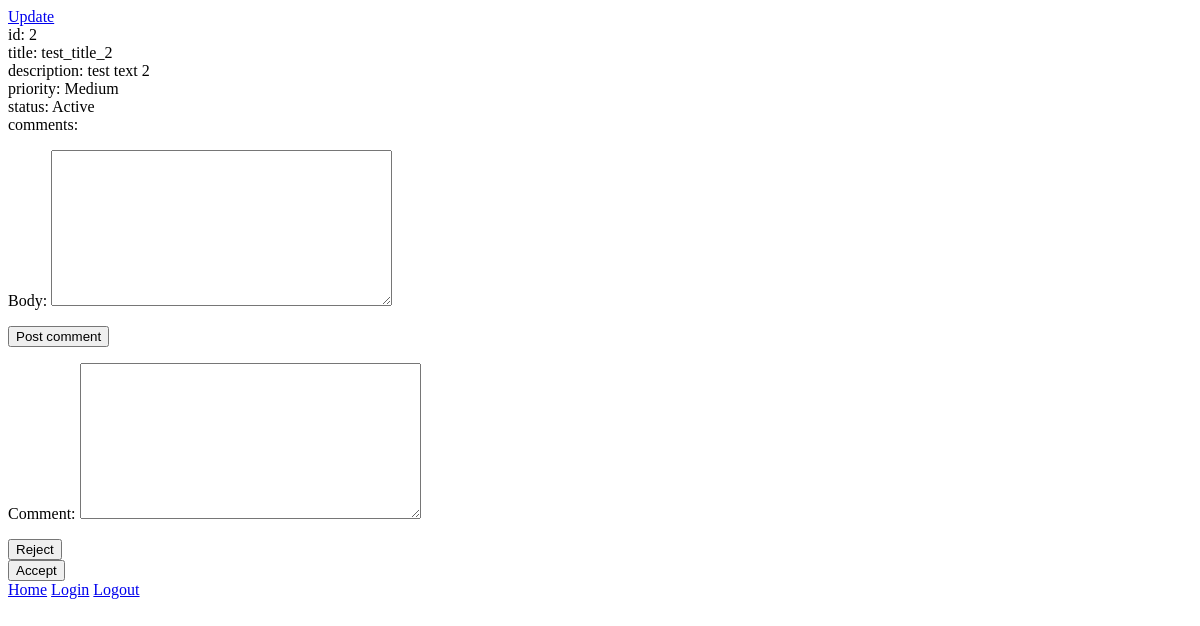
/ticket/2/ (signed in), run on an earlier commit of the app's database.
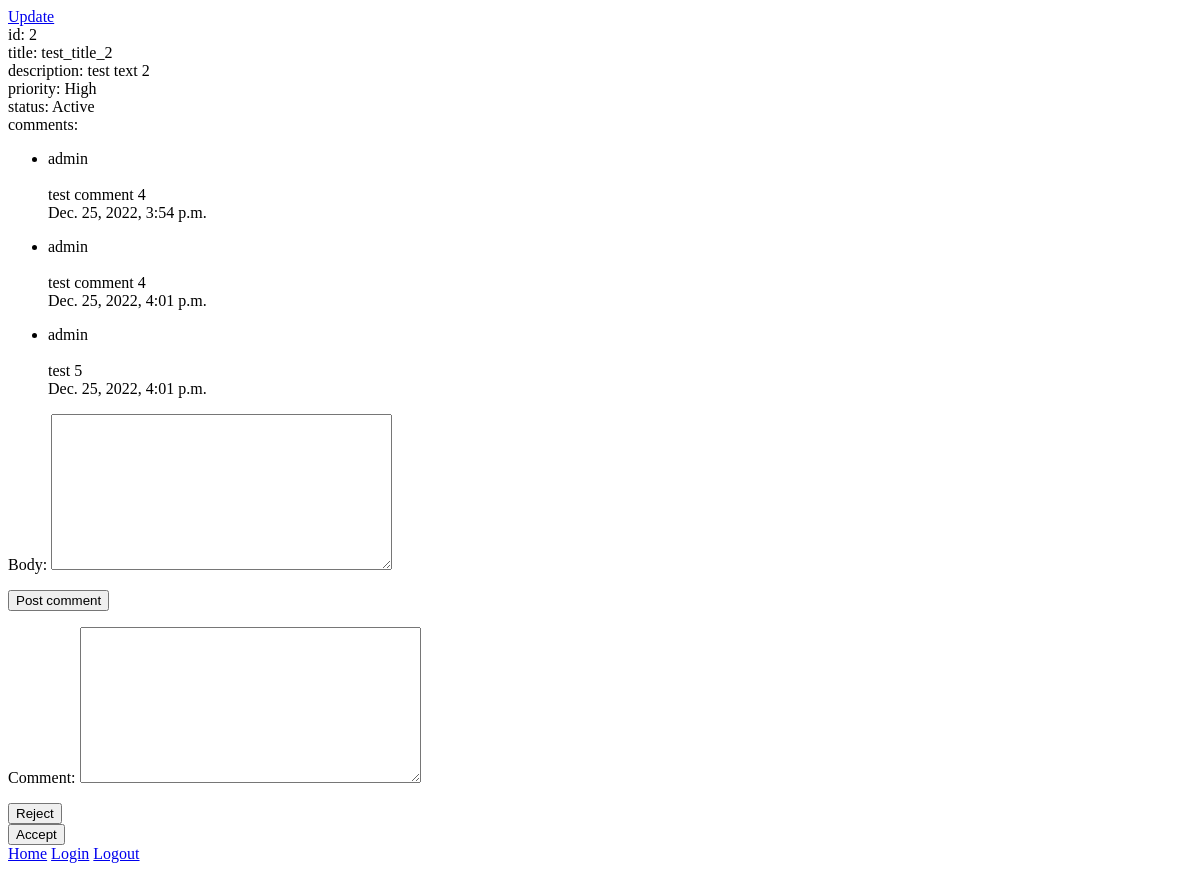
And on a later commit of the database.
### helpdesk/models.py (models this page shows, shortened)
class Ticket(models.Model):
    HIGH_PRIORITY = 1
    MEDIUM_PRIORITY = 2
    LOW_PRIORITY = 3
    PRIORITY_CHOICES = [
        (HIGH_PRIORITY, 'High'),
        (MEDIUM_PRIORITY, 'Medium'),
        (LOW_PRIORITY, 'Low'),
    ]
    ACTIVE_STATUS = 1
    PROCESSED_STATUS = 2
    REJECTED_STATUS = 3
    RESTORED_STATUS = 4
    COMPLETED_STATUS = 5
    STATUS_CHOICES = [
        (ACTIVE_STATUS, 'Active'),
        (PROCESSED_STATUS, 'Processed'),
        (REJECTED_STATUS, 'Rejected'),
        (RESTORED_STATUS, 'Restored'),
        (COMPLETED_STATUS, 'Completed'),
    ]
    user = models.ForeignKey(CustomUser, related_name='tickets', on_delete=models.CASCADE)
    title = models.CharField(max_length=100)
    description = models.TextField()
    priority = models.PositiveSmallIntegerField(choices=PRIORITY_CHOICES, default=MEDIUM_PRIORITY)
    status = models.PositiveSmallIntegerField(choices=STATUS_CHOICES, default=ACTIVE_STATUS)
    created = models.DateTimeField(auto_now_add=True)
    class Meta:
        ordering = ['created']
        verbose_name = 'ticket'
        verbose_name_plural = 'tickets'

class Comment(models.Model):
    DISCUSSION_TOPIC = 1
    REJECT_TOPIC = 2
    RESTORE_TOPIC = 3
    TOPIC_CHOICES = [
        (DISCUSSION_TOPIC, 'Discussion'),
        (REJECT_TOPIC, 'Reject'),
        (RESTORE_TOPIC, 'Restore'),
    ]
    author = models.ForeignKey(CustomUser, related_name='comments', on_delete=models.CASCADE)
    ticket = models.ForeignKey(Ticket, related_name='comments', on_delete=models.CASCADE)
    topic = models.PositiveSmallIntegerField(choices=TOPIC_CHOICES, default=DISCUSSION_TOPIC)
    body = models.TextField()
    created = models.DateTimeField(auto_now_add=True)
    class Meta:
        ordering = ['ticket', 'created']
        verbose_name = 'comment'
        verbose_name_plural = 'comments'
    def __str__(self):
        return self.body

class CustomUser(AbstractUser):
    first_name = models.CharField('first name', max_length=150)
    last_name = models.CharField('last name', max_length=150)
    email = models.EmailField(unique=True)
    REQUIRED_FIELDS = ['first_name', 'last_name', 'email']

### helpdesk/views.py (the view)
# urls.py: path('ticket/<int:pk>/', TicketDetailView.as_view(), name='detail_ticket'),
class TicketDetailView(LoginRequiredMixin, DetailView):
    login_url = reverse_lazy('login')
    model = Ticket
    template_name = 'helpdesk/ticket_detail.html'
    comment_form = CommentCreateForm
    accept_form = ChangeStatusForm(initial={'status': Ticket.PROCESSED_STATUS})
    reject_form = ChangeStatusForm(initial={'status': Ticket.REJECTED_STATUS})
    complete_form = ChangeStatusForm(initial={'status': Ticket.COMPLETED_STATUS})
    restore_form = ChangeStatusForm(initial={'status': Ticket.RESTORED_STATUS})
    def get_context_data(self, **kwargs):
        context = super().get_context_data(**kwargs)
        ticket_status = self.object.status
        user_is_admin = self.request.user.is_staff
        if ticket_status == Ticket.ACTIVE_STATUS:
            context['comment_form'] = self.comment_form
        if ticket_status in [Ticket.ACTIVE_STATUS, Ticket.RESTORED_STATUS] and user_is_admin:
            self.accept_form.fields['comment'].widget = forms.HiddenInput()
            context['accept_form'] = self.accept_form
            reject_form = self.reject_form
            if ticket_status == Ticket.ACTIVE_STATUS:
                reject_form.fields['comment'].required = True
                context['reject_form'] = reject_form
            elif ticket_status == Ticket.RESTORED_STATUS:
                reject_form.fields['comment'].widget = forms.HiddenInput()
                context['reject_form'] = reject_form
        if ticket_status == Ticket.PROCESSED_STATUS and user_is_admin:
            self.complete_form.fields['comment'].widget = forms.HiddenInput()
            context['complete_form'] = self.complete_form
        if ticket_status == Ticket.REJECTED_STATUS and not user_is_admin:
            context['restore_form'] = self.restore_form
        return context

### helpdesk/forms.py
class ChangeStatusForm(forms.ModelForm):
    comment = forms.CharField(required=False, widget=forms.Textarea)
    class Meta:
        model = Ticket
        fields = ['status']
        widgets = {
            'status': HiddenInput(),
        }

### helpdesk/templates/helpdesk/ticket_detail.html (shortened to what this page needs)
{% extends 'helpdesk/base.html' %}
{% block content %}
    <a href="{% url 'update_ticket' ticket.id %}">Update</a>
    <br>
    id: {{ ticket.id }}
    <br>
    title: {{ ticket.title }}
    <br>
    description: {{ ticket.description }}
    <br>
    priority: {{ ticket.get_priority_display }}
    <br>
    status: {{ ticket.get_status_display }}
    <br>
    comments:
    {% for comment in ticket.comments.all%}
        <ul>
            <li>{{ comment.author }}</li>
        <br>
        {{ comment }}
        <br>
        {{ comment.created }}
        </ul>
    {% endfor %}
    {% if comment_form %}
    <form action="{% url 'add_comment' ticket.id %}" method="post">
        {{ comment_form.as_p }}
        <button type="submit" ><span>Post comment</span></button>
    </form>
    {% endif %}
    {% if reject_form %}
    <form action="{% url 'change_status' ticket.id %}" method="post">
        {{ reject_form.as_p }}
        <button type="submit" ><span>Reject</span></button>
    </form>
    {% endif %}
    {% if accept_form %}
    <form action="{% url 'change_status' ticket.id %}" method="post">
        <button type="submit" ><span>Accept</span></button>
    </form>
    {% endif %}
{% endblock %}

### helpdesk/templates/helpdesk/base.html (shortened to what this page needs)
<!DOCTYPE html>
<html lang="en">
<head>
</head>
<body>
    <div class="main">
        {% block content %}
        {% endblock %}
    </div>
    <a href="{% url 'home' %}">Home</a>
    <a href="{% url 'login' %}">Login</a>
    <a href="{% url 'logout' %}">Logout</a>
</body>
</html>

What changed in the data, as far as the page shows it:
changed Ticket "test_title_2": priority "Medium" → "High"
added Comment: author "admin", body "test comment 4", created "Dec. 25, 2022, 3:54 p.m."
added Comment: author "admin", body "test comment 4", created "Dec. 25, 2022, 4:01 p.m."
added Comment: author "admin", body "test 5", created "Dec. 25, 2022, 4:01 p.m."
